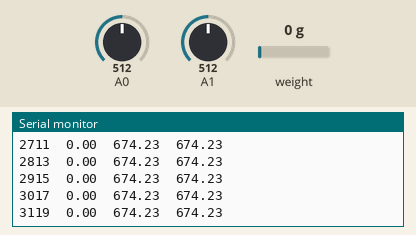
Recording of a sketch running on a simulated Arduino Uno, built with avr-gcc and run on an emulated ATmega328P. Parts: the last lines printed to the serial monitor. The test bench sets the inputs (shaded band); at power-on: weight on the scale 0 g, A0 = 512, A1 = 512.

Above: at 3.2 s.
3.3 s: weight on the scale set to 100 g
At 3.33 s:
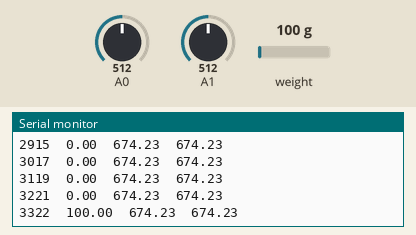
6.3 s: A0 set to 716
At 6.39 s:
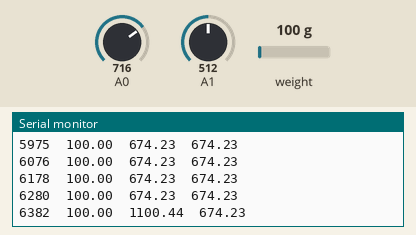
7.8 s: A1 set to 716
At 7.82 s:
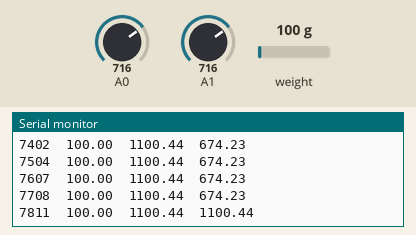
9.3 s: weight on the scale set to 1250 g
At 9.35 s:
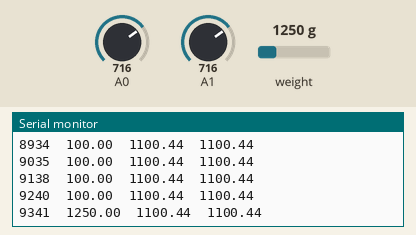
10.8 s: A0 set to 900
At 10.88 s:
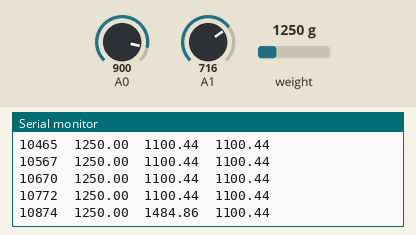
12.3 s: A1 set to 900
At 12.31 s:
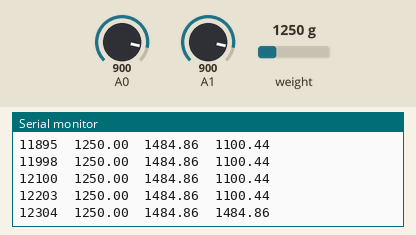
Timing chart, 0 to 14.8 s (numbered marks = the images above; inputs shaded):
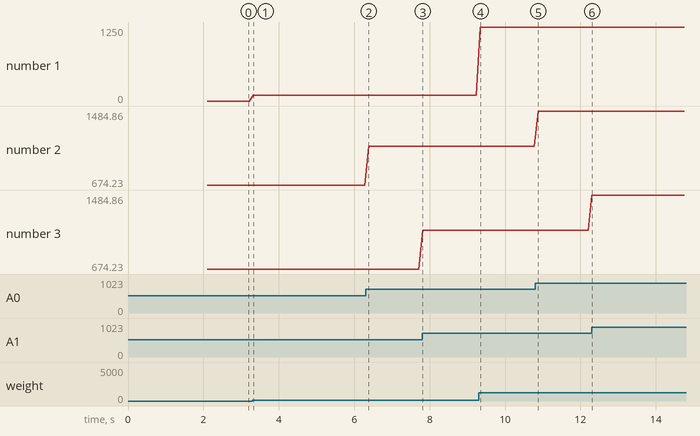

The sketch:

PressureTransducer.ino
```cpp
/*
 Setup your scale and start the sketch WITHOUT a weight on the scale
 Once readings are displayed place the weight on the scale
 Press +/- or a/z to adjust the calibration_factor until the output readings match the known weight
 Arduino pin 6 -> HX711 CLK
 Arduino pin 5 -> HX711 DOUT
 Arduino pin 5V -> HX711 VCC
 Arduino pin GND -> HX711 GND
*/

#include "HX711.h"

HX711 scale(4, 5);

const float a = 0.26115772421664074;
const float b = -395.4737740445223;

float calibration_factor = -2.381; // this calibration factor is adjusted according to my load cell
float units;
float ounces;

void setup() {
  Serial.begin(9600);
  pinMode(A0, INPUT);
  pinMode(A1, INPUT);
//  Serial.println("HX711 calibration sketch");
//  Serial.println("Remove all weight from scale");
//  Serial.println("After readings begin, place known weight on scale");
//  Serial.println("Press + or a to increase calibration factor");
//  Serial.println("Press - or z to decrease calibration factor");

  scale.set_scale();
  scale.tare();  //Reset the scale to 0

  long zero_factor = scale.read_average(); //Get a baseline reading
//  Serial.print("Zero factor: "); //This can be used to remove the need to tare the scale. Useful in permanent scale projects.
//  Serial.println(zero_factor);
}

void loop() {
  scale.set_scale(calibration_factor); //Adjust to this calibration factor

//  Serial.print("Reading: ");
  units = scale.get_units(), 10;
  if (units < 0)
  {
    units = 0.00;
  }
  ounces = units * 0.035274;

  float voltage1 = analogRead(A0);
  float pressure1 = a*voltage1*8 + b;
  float voltage2 = analogRead(A1);
  float pressure2 = a*voltage2*8 + b;
  Serial.print(millis());
  Serial.print('\t');
  Serial.print(units);
  Serial.print('\t');
  Serial.print(pressure1);
  Serial.print('\t');
  Serial.print(pressure2);
  Serial.println();
//  Serial.print(" grams");
//  Serial.print(" calibration_factor: ");
//  Serial.print(calibration_factor);


//  if(Serial.available())
//  {
//    char temp = Serial.read();
//    if(temp == '+' || temp == 'a')
//      calibration_factor += 0.01;
//    else if(temp == '-' || temp == 'z')
//      calibration_factor -= 0.01;
//  }
}
```

Measured:
- after the input at 3.3 s, the serial monitor: prints a new line at once (image 1)
- after the input at 6.3 s, the serial monitor: prints a new line after 0.08 s (image 2)
- after the input at 7.8 s, the serial monitor: prints a new line at once (image 3)
- after the input at 9.3 s, the serial monitor: prints a new line at once (image 4)
- after the input at 10.8 s, the serial monitor: prints a new line after 0.08 s (image 5)
- after the input at 12.3 s, the serial monitor: prints a new line at once (image 6)
- plotted number 1: 0 → 100 after the input at 3.3 s, 100 → 1250 after the input at 9.3 s
- plotted number 2: 674.23 → 1100.44 after the input at 6.3 s, 1100.44 → 1484.86 after the input at 10.8 s
